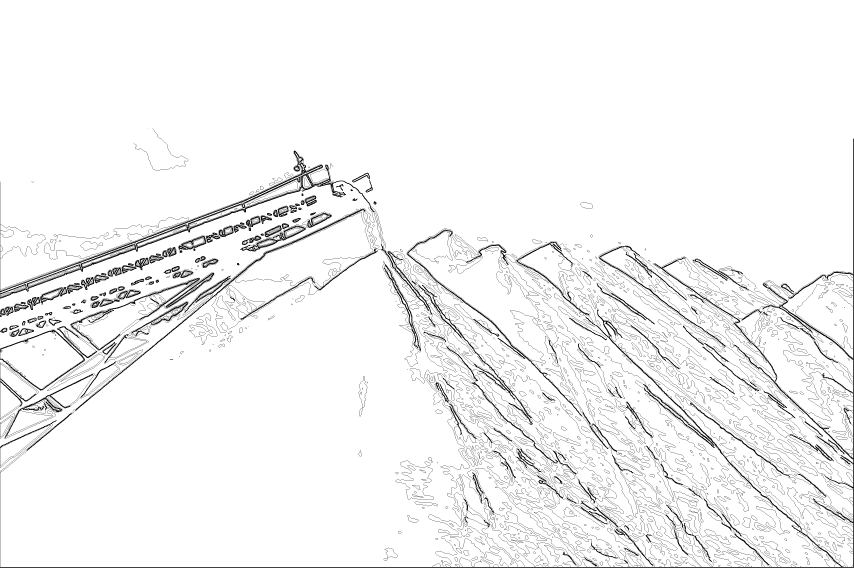
#> input picture assets/images/montanhas-sal-esboco-volumoso.png, 2560 x 1702 px, found by its file name (shown at 1/3 size)
$ python test_extract.py
#> lines starting #> are read from the running program, lines starting #| are printed output that depends on the picture
import json
from PIL import Image

def get_centered_coords(image_path, step=2):
#> called with step = 2
    img = Image.open(image_path).convert('RGBA')
#> img is the input picture: PIL image 2560x1702 RGBA; mean R, G, B, A 0, 0, 0, 11.1

    max_dim = 600
    scale = max_dim / max(img.width, img.height)
#> scale = 0.234
    new_w = int(img.width * scale)
#> new_w = 600
    new_h = int(img.height * scale)
#> new_h = 398

    img = img.resize((new_w, new_h), Image.Resampling.LANCZOS)
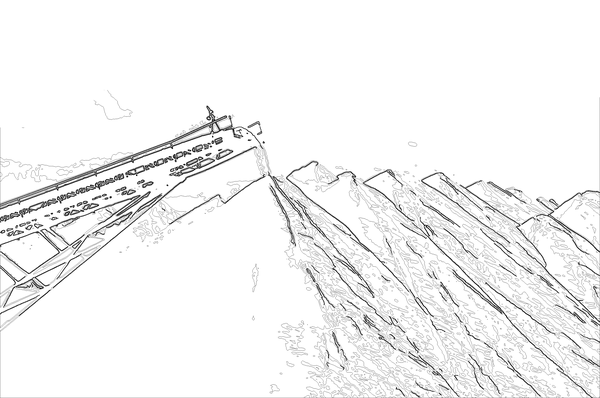
#> img: PIL image 600x398 RGBA; mean R, G, B, A 0, 0, 0, 11.9; transparent parts drawn white

    cx = new_w / 2
#> cx = 300
    cy = new_h / 2
#> cy = 199
    maxD = max(new_w, new_h)
#> maxD = 600

    coords = []

    for y in range(0, new_h, step):
        for x in range(0, new_w, step):
            r, g, b, a = img.getpixel((x, y))
            luminance = 0.299 * r + 0.587 * g + 0.114 * b

            # Considering Moinho_Componente.png might be slightly different,
            # we use the same threshold.
            if luminance < 240 and a > 50:
                nx = (x - cx) / maxD
                ny = (y - cy) / maxD
                coords.append([round(nx, 4), round(ny, 4)])
#> after the loop, coords = 3674 pairs, first value -0.5 to 0.497, second value -0.155 to 0.328

    return coords

c1 = get_centered_coords('/Users/marcellbarbalho/Downloads/Sites/Porto de Ama/Porto de Ama - Site/assets/images/montanhas-sal-esboco-volumoso.png', step=2)
#> c1 has the same summary as coords in get_centered_coords
c2 = get_centered_coords('/Users/marcellbarbalho/Downloads/Sites/Porto de Ama/Porto de Ama - Site/assets/images/Moinho_Componente.png', step=2)
#> call 2 of get_centered_coords, with step = 2
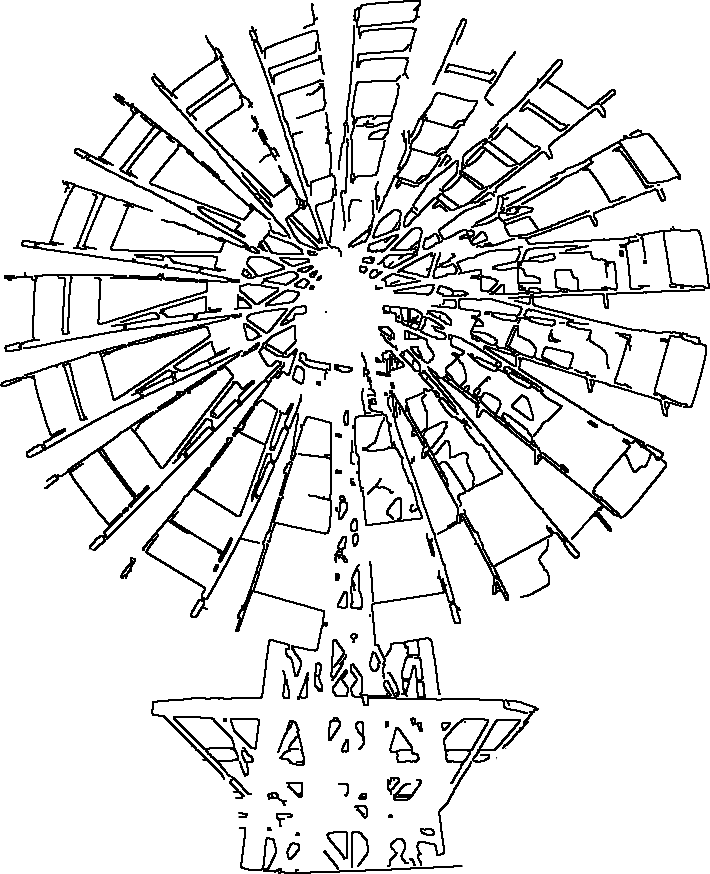
#> input picture assets/images/Moinho_Componente.png, 710 x 874 px, found by its file name
#> in get_centered_coords, img is the input picture: PIL image 710x874 RGBA; mean R, G, B, A 0, 0, 0, 30.4
#> in get_centered_coords (call 2), `img = img.resize((new_w, new_h), Image.Resampling.LANCZOS)`:
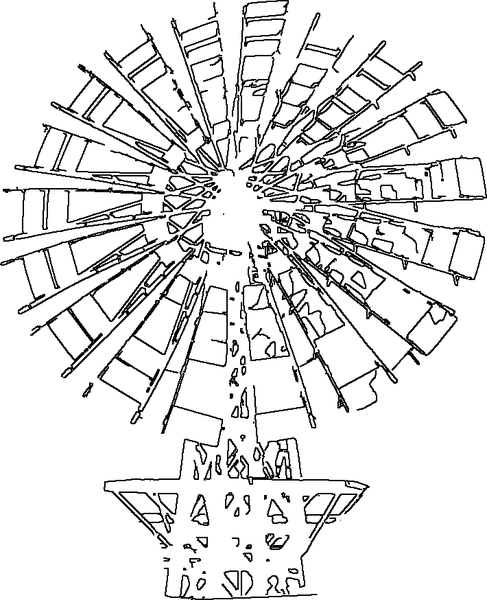
#> img: PIL image 487x600 RGBA; mean R, G, B, A 0, 0, 0, 30.7; transparent parts drawn white
#> after the loop in get_centered_coords (call 2), `for y in range(0, new_h, step):`: coords = 11481 pairs, first value -0.406 to 0.404, second value -0.5 to 0.497
#> c2 has the same summary as coords in get_centered_coords

print(f"Img1 points: {len(c1)}")
#| Img1 points: 3674
print(f"Img2 points: {len(c2)}")
#| Img2 points: 11481

with open('particle-data.js', 'w') as f:
    f.write('const animData1 = ' + json.dumps(c1) + ';\n')
    f.write('const animData2 = ' + json.dumps(c2) + ';\n')
